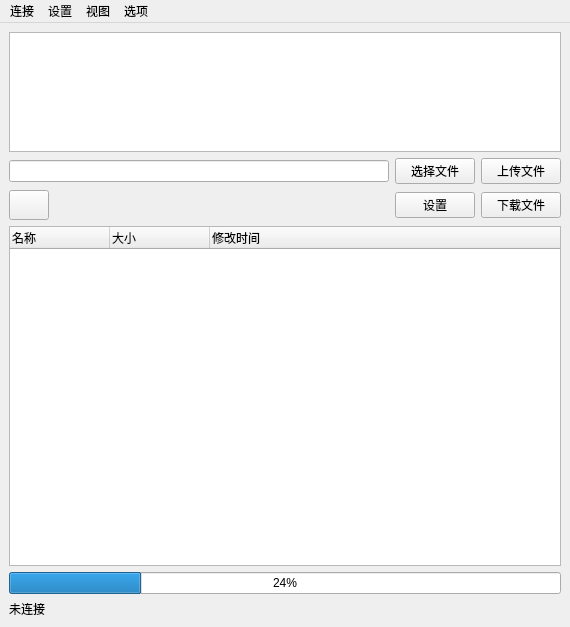
<?xml version="1.0" encoding="UTF-8"?>
<ui version="4.0">
 <class>MainWindow</class>
 <widget class="QMainWindow" name="MainWindow">
  <property name="geometry">
   <rect>
    <x>0</x>
    <y>0</y>
    <width>570</width>
    <height>627</height>
   </rect>
  </property>
  <property name="windowTitle">
   <string>MainWindow</string>
  </property>
  <widget class="QWidget" name="centralwidget">
   <layout class="QHBoxLayout" name="horizontalLayout">
    <item>
     <layout class="QVBoxLayout" name="verticalLayout">
      <property name="bottomMargin">
       <number>0</number>
      </property>
      <item>
       <widget class="QGraphicsView" name="graphicsView">
        <property name="maximumSize">
         <size>
          <width>16777215</width>
          <height>120</height>
         </size>
        </property>
        <property name="styleSheet">
         <string notr="true">background-image:url(:/res/images/background1.png);</string>
        </property>
       </widget>
      </item>
      <item>
       <layout class="QHBoxLayout" name="horizontalLayout_2">
        <property name="leftMargin">
         <number>0</number>
        </property>
        <property name="topMargin">
         <number>0</number>
        </property>
        <item>
         <widget class="QLineEdit" name="ledt_filedir_"/>
        </item>
        <item>
         <widget class="QPushButton" name="btn_choosefile_">
          <property name="text">
           <string>选择文件</string>
          </property>
          <property name="icon">
           <iconset resource="res.qrc">
            <normaloff>:/res/images/file_browse.png</normaloff>:/res/images/file_browse.png</iconset>
          </property>
         </widget>
        </item>
        <item>
         <widget class="QPushButton" name="btn_upfile_">
          <property name="text">
           <string>上传文件</string>
          </property>
          <property name="icon">
           <iconset resource="res.qrc">
            <normaloff>:/res/images/upload.png</normaloff>:/res/images/upload.png</iconset>
          </property>
          <property name="iconSize">
           <size>
            <width>18</width>
            <height>18</height>
           </size>
          </property>
         </widget>
        </item>
       </layout>
      </item>
      <item>
       <layout class="QHBoxLayout" name="horizontalLayout_3">
        <property name="topMargin">
         <number>0</number>
        </property>
        <item>
         <widget class="QPushButton" name="btn_cd_to_parent_">
          <property name="minimumSize">
           <size>
            <width>40</width>
            <height>30</height>
           </size>
          </property>
          <property name="text">
           <string/>
          </property>
          <property name="icon">
           <iconset resource="res.qrc">
            <normaloff>:/res/images/parent_dir.png</normaloff>:/res/images/parent_dir.png</iconset>
          </property>
          <property name="iconSize">
           <size>
            <width>25</width>
            <height>25</height>
           </size>
          </property>
         </widget>
        </item>
        <item>
         <spacer name="horizontalSpacer">
          <property name="orientation">
           <enum>Qt::Horizontal</enum>
          </property>
          <property name="sizeHint" stdset="0">
           <size>
            <width>40</width>
            <height>20</height>
           </size>
          </property>
         </spacer>
        </item>
        <item>
         <widget class="QPushButton" name="btn_settings_">
          <property name="text">
           <string>设置</string>
          </property>
          <property name="icon">
           <iconset resource="res.qrc">
            <normaloff>:/res/images/settings.png</normaloff>:/res/images/settings.png</iconset>
          </property>
         </widget>
        </item>
        <item>
         <widget class="QPushButton" name="btn_download_">
          <property name="text">
           <string>下载文件</string>
          </property>
          <property name="icon">
           <iconset resource="res.qrc">
            <normaloff>:/res/images/download.png</normaloff>:/res/images/download.png</iconset>
          </property>
         </widget>
        </item>
       </layout>
      </item>
      <item>
       <widget class="QTreeWidget" name="file_tree_">
        <property name="styleSheet">
         <string notr="true">size:20px;</string>
        </property>
        <column>
         <property name="text">
          <string>名称</string>
         </property>
        </column>
        <column>
         <property name="text">
          <string>大小</string>
         </property>
        </column>
        <column>
         <property name="text">
          <string>修改时间</string>
         </property>
        </column>
       </widget>
      </item>
      <item>
       <layout class="QVBoxLayout" name="verticalLayout_2">
        <item>
         <widget class="QProgressBar" name="progress_bar_">
          <property name="value">
           <number>24</number>
          </property>
         </widget>
        </item>
        <item>
         <widget class="QLabel" name="status_">
          <property name="text">
           <string>未连接</string>
          </property>
         </widget>
        </item>
       </layout>
      </item>
     </layout>
    </item>
   </layout>
  </widget>
  <widget class="QMenuBar" name="menubar_">
   <property name="geometry">
    <rect>
     <x>0</x>
     <y>0</y>
     <width>570</width>
     <height>23</height>
    </rect>
   </property>
   <widget class="QMenu" name="menu_connect_">
    <property name="title">
     <string>连接</string>
    </property>
    <addaction name="act_connect_to_"/>
   </widget>
   <widget class="QMenu" name="help_">
    <property name="title">
     <string>设置</string>
    </property>
   </widget>
   <widget class="QMenu" name="menu">
    <property name="title">
     <string>视图</string>
    </property>
   </widget>
   <widget class="QMenu" name="menu_2">
    <property name="title">
     <string>选项</string>
    </property>
   </widget>
   <addaction name="menu_connect_"/>
   <addaction name="help_"/>
   <addaction name="menu"/>
   <addaction name="menu_2"/>
  </widget>
  <action name="act_connect_to_">
   <property name="text">
    <string>连接到...</string>
   </property>
  </action>
 </widget>
 <resources>
  <include location="res.qrc"/>
 </resources>
 <connections/>
</ui>
